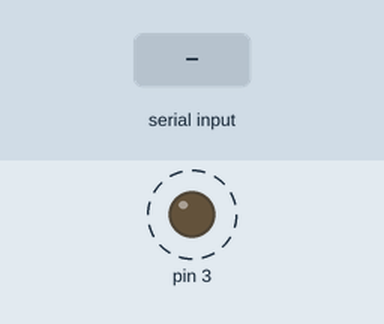
This sketch was run on a simulated Arduino Uno, built with avr-gcc and run on an emulated ATmega328P. Parts: output pins drawn as LEDs (lit = HIGH). Dashed ring = blinking. The test bench sets the inputs (shaded band). What the sketch prints to the serial monitor is not drawn.

Above: at 1.2 s.
1.3 s: "1" received over the second serial link
Timing chart, 0 to 10.3 s (numbered marks = the images above; inputs shaded):
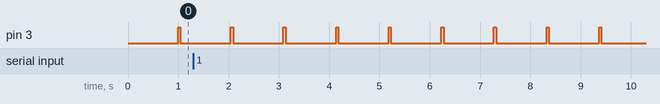

Measured:
- by itself, pin 3: alternates HIGH for 0.05 s and LOW for 1.0 s

The sketch:

Test_485.ino
```cpp
#include <SoftwareSerial.h>

SoftwareSerial mySerial(2, 4); // RX, TX

unsigned long int lastMs = 0;

void setup() {
  Serial.begin(9600);
  mySerial.begin(9600);

  pinMode(3,OUTPUT);

  Serial.println("Setup");
  lastMs = millis();
}


void loop() {
  if (mySerial.available()) {
    Serial.write(mySerial.read());
  }
  if (Serial.available()) {
    digitalWrite(3,HIGH);
    mySerial.write(Serial.read());
    digitalWrite(3,LOW);
  }


  if(millis()-lastMs > 1000){
    digitalWrite(3,HIGH);
    mySerial.print("abcdefghijklmnopqrstuvwxyz0123456789 ");
    mySerial.println(lastMs);
    digitalWrite(3,LOW);
    lastMs = millis();
  }
}
```
